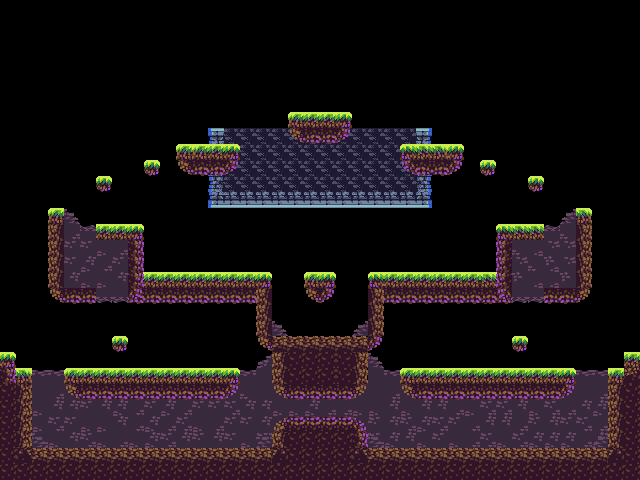

A level layout from a 2D game, rendered from its tile map. Below: a short description, then the map file with tile-grid data replaced by summaries:
An orthogonal 40x30 tile map with 16x16 px tiles, 3 tile layers (bg_layer, wall_layer, fg_layer) and 36 objects (8x monster_point, 2x coin_point, red_team_spawn_point, blue_team_spawn_point, red_fountain, ...).

<map version="1.5" tiledversion="1.7.0" orientation="orthogonal" renderorder="right-down" width="40" height="30" tilewidth="16" tileheight="16" infinite="0" nextlayerid="10" nextobjectid="38">
 <editorsettings>
  <export target="dota_field.json" format="json" />
 </editorsettings>
 <tileset firstgid="1" name="forestTileSet" tilewidth="16" tileheight="16" tilecount="48" columns="8">
  <image source="forestTileSet.png" width="128" height="96" />
  <tile id="0">
   <objectgroup draworder="index" id="2">
    <object id="1" x="0" y="0" width="16" height="16" />
   </objectgroup>
  </tile>
  <tile id="1">
   <objectgroup draworder="index" id="2">
    <object id="1" x="0" y="0" width="16" height="16" />
   </objectgroup>
  </tile>
  <tile id="2">
   <objectgroup draworder="index" id="2">
    <object id="1" x="0" y="0" width="16" height="16" />
   </objectgroup>
  </tile>
  <tile id="3">
   <objectgroup draworder="index" id="2">
    <object id="1" x="0" y="0" width="16" height="16" />
   </objectgroup>
  </tile>
  <tile id="4">
   <objectgroup draworder="index" id="2">
    <object id="1" x="0" y="0" width="16" height="16" />
   </objectgroup>
  </tile>
  <tile id="5">
   <objectgroup draworder="index" id="2">
    <object id="1" x="0" y="0" width="16" height="16" />
   </objectgroup>
  </tile>
  <tile id="6">
   <objectgroup draworder="index" id="2">
    <object id="1" x="0" y="0" width="16" height="16" />
   </objectgroup>
  </tile>
  <tile id="8">
   <objectgroup draworder="index" id="2">
    <object id="1" x="0" y="0" width="16" height="16" />
   </objectgroup>
  </tile>
  <tile id="9">
   <objectgroup draworder="index" id="2">
    <object id="2" x="0" y="0" width="16" height="16" />
   </objectgroup>
  </tile>
  <tile id="10">
   <objectgroup draworder="index" id="2">
    <object id="1" x="0" y="0" width="16" height="16" />
   </objectgroup>
  </tile>
  <tile id="13">
   <objectgroup draworder="index" id="2">
    <object id="1" x="0" y="0" width="16" height="16" />
   </objectgroup>
  </tile>
  <tile id="16">
   <objectgroup draworder="index" id="2">
    <object id="1" x="2" y="0" width="14" height="15" />
   </objectgroup>
  </tile>
  <tile id="17">
   <objectgroup draworder="index" id="2">
    <object id="1" x="0" y="0" width="16" height="16" />
   </objectgroup>
  </tile>
  <tile id="18">
   <objectgroup draworder="index" id="2">
    <object id="1" x="0" y="0" width="14" height="15" />
   </objectgroup>
  </tile>
  <tile id="19">
   <objectgroup draworder="index" id="2">
    <object id="1" x="0" y="0" width="16" height="16" />
   </objectgroup>
  </tile>
  <tile id="20">
   <objectgroup draworder="index" id="2">
    <object id="1" x="0" y="0" width="16" height="16" />
   </objectgroup>
  </tile>
  <tile id="21">
   <objectgroup draworder="index" id="2">
    <object id="1" x="0" y="0" width="16" height="16" />
   </objectgroup>
  </tile>
  <tile id="29">
   <objectgroup draworder="index" id="2">
    <object id="1" x="0" y="0" width="16" height="16" />
   </objectgroup>
  </tile>
  <tile id="30">
   <objectgroup draworder="index" id="2">
    <object id="1" x="0" y="0" width="16" height="16" />
   </objectgroup>
  </tile>
  <tile id="31">
   <objectgroup draworder="index" id="2">
    <object id="1" x="0" y="0" width="16" height="16" />
   </objectgroup>
  </tile>
  <tile id="37">
   <objectgroup draworder="index" id="2">
    <object id="1" x="0" y="0" width="16" height="16" />
   </objectgroup>
  </tile>
  <tile id="39">
   <objectgroup draworder="index" id="2">
    <object id="1" x="0" y="0" width="16" height="16" />
   </objectgroup>
  </tile>
 </tileset>
 <layer id="8" name="bg_layer" width="40" height="30">
  <data>[1200 cells, 111 non-empty, 18 distinct tile ids]</data>
 </layer>
 <layer id="5" name="wall_layer" width="40" height="30">
  <data>[1200 cells, 462 non-empty, 24 distinct tile ids]</data>
 </layer>
 <layer id="9" name="fg_layer" width="40" height="30">
  <data>[1200 cells, 94 non-empty, 9 distinct tile ids]</data>
 </layer>
 <objectgroup id="4" name="info_layer">
  <object id="1" name="red_team_spawn_point" x="80.0893" y="270.694">
   <point />
  </object>
  <object id="3" name="coin_point" x="318.402" y="255.717">
   <point />
  </object>
  <object id="7" name="blue_team_spawn_point" x="557.98" y="269.964">
   <point />
  </object>
  <object id="19" name="coin_point" x="319.514" y="96.0784">
   <point />
  </object>
  <object id="27" name="monster_point" x="158.495" y="353.014">
   <properties>
    <property name="max" type="int" value="2" />
    <property name="move" type="int" value="10" />
    <property name="pool" type="int" value="1" />
    <property name="spawn_interval" type="int" value="3000" />
   </properties>
   <point />
  </object>
  <object id="31" name="monster_point" x="477.665" y="352.351">
   <properties>
    <property name="max" type="int" value="2" />
    <property name="move" type="int" value="10" />
    <property name="pool" type="int" value="1" />
    <property name="spawn_interval" type="int" value="3000" />
   </properties>
   <point />
  </object>
  <object id="32" name="monster_point" x="161.433" y="421.642">
   <properties>
    <property name="max" type="int" value="3" />
    <property name="move" type="int" value="100" />
    <property name="pool" type="int" value="1" />
    <property name="spawn_interval" type="int" value="3000" />
   </properties>
   <point />
  </object>
  <object id="33" name="monster_point" x="475.453" y="426.802">
   <properties>
    <property name="max" type="int" value="3" />
    <property name="move" type="int" value="100" />
    <property name="pool" type="int" value="1" />
    <property name="spawn_interval" type="int" value="3000" />
   </properties>
   <point />
  </object>
  <object id="34" name="monster_point" x="320.655" y="319.917">
   <properties>
    <property name="max" type="int" value="1" />
    <property name="move" type="int" value="15" />
    <property name="pool" type="int" value="3" />
    <property name="spawn_interval" type="int" value="10000" />
   </properties>
   <point />
  </object>
  <object id="35" name="monster_point" x="203.45" y="255.787">
   <properties>
    <property name="max" type="int" value="1" />
    <property name="move" type="int" value="30" />
    <property name="pool" type="int" value="2" />
    <property name="spawn_interval" type="int" value="5000" />
   </properties>
   <point />
  </object>
  <object id="36" name="monster_point" x="431.225" y="255.787">
   <properties>
    <property name="max" type="int" value="1" />
    <property name="move" type="int" value="30" />
    <property name="pool" type="int" value="2" />
    <property name="spawn_interval" type="int" value="5000" />
   </properties>
   <point />
  </object>
  <object id="37" name="monster_point" x="320.655" y="167.33">
   <properties>
    <property name="max" type="int" value="1" />
    <property name="move" type="int" value="40" />
    <property name="pool" type="int" value="4" />
    <property name="spawn_interval" type="int" value="20000" />
   </properties>
   <point />
  </object>
 </objectgroup>
 <objectgroup id="7" name="sensor_layer">
  <object id="16" name="red_fountain" x="60.5446" y="234.49" width="73.7336" height="57.2482" />
  <object id="17" name="blue_fountain" x="502.427" y="233.544" width="77.703" height="58.6806" />
 </objectgroup>
</map>
